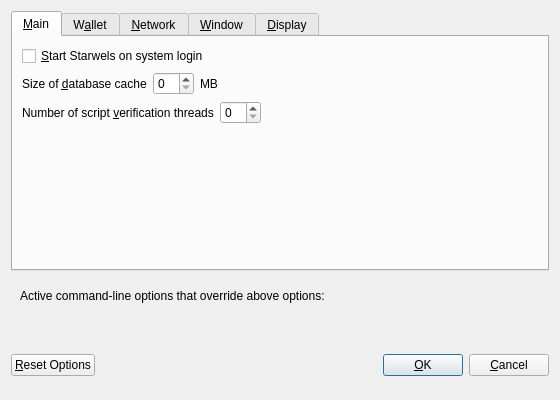
<?xml version="1.0" encoding="UTF-8"?>
<ui version="4.0">
 <class>OptionsDialog</class>
 <widget class="QDialog" name="OptionsDialog">
  <property name="geometry">
   <rect>
    <x>0</x>
    <y>0</y>
    <width>560</width>
    <height>400</height>
   </rect>
  </property>
  <property name="windowTitle">
   <string>Options</string>
  </property>
  <property name="modal">
   <bool>true</bool>
  </property>
  <layout class="QVBoxLayout" name="verticalLayout">
   <item>
    <widget class="QTabWidget" name="tabWidget">
     <property name="currentIndex">
      <number>0</number>
     </property>
     <widget class="QWidget" name="tabMain">
      <attribute name="title">
       <string>&amp;Main</string>
      </attribute>
      <layout class="QVBoxLayout" name="verticalLayout_Main">
       <item>
        <widget class="QCheckBox" name="starwelsAtStartup">
         <property name="toolTip">
          <string>Automatically start Starwels after logging in to the system.</string>
         </property>
         <property name="text">
          <string>&amp;Start Starwels on system login</string>
         </property>
        </widget>
       </item>
       <item>
        <layout class="QHBoxLayout" name="horizontalLayout_2_Main">
         <item>
          <widget class="QLabel" name="databaseCacheLabel">
           <property name="text">
            <string>Size of &amp;database cache</string>
           </property>
           <property name="textFormat">
            <enum>Qt::PlainText</enum>
           </property>
           <property name="buddy">
            <cstring>databaseCache</cstring>
           </property>
          </widget>
         </item>
         <item>
          <widget class="QSpinBox" name="databaseCache"/>
         </item>
         <item>
          <widget class="QLabel" name="databaseCacheUnitLabel">
           <property name="text">
            <string>MB</string>
           </property>
           <property name="textFormat">
            <enum>Qt::PlainText</enum>
           </property>
          </widget>
         </item>
         <item>
          <spacer name="horizontalSpacer_2_Main">
           <property name="orientation">
            <enum>Qt::Horizontal</enum>
           </property>
           <property name="sizeHint" stdset="0">
            <size>
             <width>40</width>
             <height>20</height>
            </size>
           </property>
          </spacer>
         </item>
        </layout>
       </item>
       <item>
        <layout class="QHBoxLayout" name="horizontalLayout_3_Main">
         <item>
          <widget class="QLabel" name="threadsScriptVerifLabel">
           <property name="text">
            <string>Number of script &amp;verification threads</string>
           </property>
           <property name="textFormat">
            <enum>Qt::PlainText</enum>
           </property>
           <property name="buddy">
            <cstring>threadsScriptVerif</cstring>
           </property>
          </widget>
         </item>
         <item>
          <widget class="QSpinBox" name="threadsScriptVerif">
           <property name="toolTip">
            <string>(0 = auto, &lt;0 = leave that many cores free)</string>
           </property>
          </widget>
         </item>
         <item>
          <spacer name="horizontalSpacer_3_Main">
           <property name="orientation">
            <enum>Qt::Horizontal</enum>
           </property>
           <property name="sizeHint" stdset="0">
            <size>
             <width>40</width>
             <height>20</height>
            </size>
           </property>
          </spacer>
         </item>
        </layout>
       </item>
       <item>
        <spacer name="verticalSpacer_Main">
         <property name="orientation">
          <enum>Qt::Vertical</enum>
         </property>
         <property name="sizeHint" stdset="0">
          <size>
           <width>20</width>
           <height>40</height>
          </size>
         </property>
        </spacer>
       </item>
      </layout>
     </widget>
     <widget class="QWidget" name="tabWallet">
      <attribute name="title">
       <string>W&amp;allet</string>
      </attribute>
      <layout class="QVBoxLayout" name="verticalLayout_Wallet">
       <item>
        <widget class="QLabel" name="transactionFeeInfoLabel">
         <property name="text">
          <string>Optional transaction fee per kB that helps make sure your transactions are processed quickly. Most transactions are 1 kB.</string>
         </property>
         <property name="textFormat">
          <enum>Qt::PlainText</enum>
         </property>
         <property name="wordWrap">
          <bool>true</bool>
         </property>
        </widget>
       </item>
       <item>
        <layout class="QHBoxLayout" name="horizontalLayout_1_Wallet">
         <item>
          <widget class="QLabel" name="transactionFeeLabel">
           <property name="text">
            <string>Pay transaction &amp;fee</string>
           </property>
           <property name="textFormat">
            <enum>Qt::PlainText</enum>
           </property>
           <property name="buddy">
            <cstring>transactionFee</cstring>
           </property>
          </widget>
         </item>
         <item>
          <widget class="StarwelsAmountField" name="transactionFee"/>
         </item>
         <item>
          <spacer name="horizontalSpacer_1_Wallet">
           <property name="orientation">
            <enum>Qt::Horizontal</enum>
           </property>
           <property name="sizeHint" stdset="0">
            <size>
             <width>40</width>
             <height>20</height>
            </size>
           </property>
          </spacer>
         </item>
        </layout>
       </item>
       <item>
        <spacer name="verticalSpacer_Wallet">
         <property name="orientation">
          <enum>Qt::Vertical</enum>
         </property>
         <property name="sizeHint" stdset="0">
          <size>
           <width>20</width>
           <height>40</height>
          </size>
         </property>
        </spacer>
       </item>
       <item>
        <widget class="QGroupBox" name="groupBox">
         <property name="title">
          <string>Expert</string>
         </property>
         <layout class="QVBoxLayout" name="verticalLayout_2">
          <item>
           <widget class="QCheckBox" name="coinControlFeatures">
            <property name="toolTip">
             <string>Whether to show coin control features or not.</string>
            </property>
            <property name="text">
             <string>Enable coin &amp;control features</string>
            </property>
           </widget>
          </item>
          <item>
           <widget class="QCheckBox" name="spendZeroConfChange">
            <property name="toolTip">
             <string>If you disable the spending of unconfirmed change, the change from a transaction cannot be used until that transaction has at least one confirmation. This also affects how your balance is computed.</string>
            </property>
            <property name="text">
             <string>&amp;Spend unconfirmed change</string>
            </property>
           </widget>
          </item>
         </layout>
        </widget>
       </item>
      </layout>
     </widget>
     <widget class="QWidget" name="tabNetwork">
      <attribute name="title">
       <string>&amp;Network</string>
      </attribute>
      <layout class="QVBoxLayout" name="verticalLayout_Network">
       <item>
        <widget class="QCheckBox" name="mapPortUpnp">
         <property name="toolTip">
          <string>Automatically open the Starwels client port on the router. This only works when your router supports UPnP and it is enabled.</string>
         </property>
         <property name="text">
          <string>Map port using &amp;UPnP</string>
         </property>
        </widget>
       </item>
       <item>
        <widget class="QCheckBox" name="connectSocks">
         <property name="toolTip">
          <string>Connect to the Starwels network through a SOCKS proxy.</string>
         </property>
         <property name="text">
          <string>&amp;Connect through SOCKS proxy (default proxy):</string>
         </property>
        </widget>
       </item>
       <item>
        <layout class="QHBoxLayout" name="horizontalLayout_1_Network">
         <item>
          <widget class="QLabel" name="proxyIpLabel">
           <property name="text">
            <string>Proxy &amp;IP:</string>
           </property>
           <property name="textFormat">
            <enum>Qt::PlainText</enum>
           </property>
           <property name="buddy">
            <cstring>proxyIp</cstring>
           </property>
          </widget>
         </item>
         <item>
          <widget class="QValidatedLineEdit" name="proxyIp">
           <property name="minimumSize">
            <size>
             <width>140</width>
             <height>0</height>
            </size>
           </property>
           <property name="maximumSize">
            <size>
             <width>140</width>
             <height>16777215</height>
            </size>
           </property>
           <property name="toolTip">
            <string>IP address of the proxy (e.g. IPv4: 127.0.0.1 / IPv6: ::1)</string>
           </property>
          </widget>
         </item>
         <item>
          <widget class="QLabel" name="proxyPortLabel">
           <property name="text">
            <string>&amp;Port:</string>
           </property>
           <property name="textFormat">
            <enum>Qt::PlainText</enum>
           </property>
           <property name="buddy">
            <cstring>proxyPort</cstring>
           </property>
          </widget>
         </item>
         <item>
          <widget class="QLineEdit" name="proxyPort">
           <property name="minimumSize">
            <size>
             <width>55</width>
             <height>0</height>
            </size>
           </property>
           <property name="maximumSize">
            <size>
             <width>55</width>
             <height>16777215</height>
            </size>
           </property>
           <property name="toolTip">
            <string>Port of the proxy (e.g. 9050)</string>
           </property>
          </widget>
         </item>
         <item>
          <widget class="QLabel" name="socksVersionLabel">
           <property name="text">
            <string>SOCKS &amp;Version:</string>
           </property>
           <property name="textFormat">
            <enum>Qt::PlainText</enum>
           </property>
           <property name="buddy">
            <cstring>socksVersion</cstring>
           </property>
          </widget>
         </item>
         <item>
          <widget class="QValueComboBox" name="socksVersion">
           <property name="toolTip">
            <string>SOCKS version of the proxy (e.g. 5)</string>
           </property>
          </widget>
         </item>
         <item>
          <spacer name="horizontalSpacer_1_Network">
           <property name="orientation">
            <enum>Qt::Horizontal</enum>
           </property>
           <property name="sizeHint" stdset="0">
            <size>
             <width>40</width>
             <height>20</height>
            </size>
           </property>
          </spacer>
         </item>
        </layout>
       </item>
       <item>
        <spacer name="verticalSpacer_Network">
         <property name="orientation">
          <enum>Qt::Vertical</enum>
         </property>
         <property name="sizeHint" stdset="0">
          <size>
           <width>20</width>
           <height>40</height>
          </size>
         </property>
        </spacer>
       </item>
      </layout>
     </widget>
     <widget class="QWidget" name="tabWindow">
      <attribute name="title">
       <string>&amp;Window</string>
      </attribute>
      <layout class="QVBoxLayout" name="verticalLayout_Window">
       <item>
        <widget class="QCheckBox" name="minimizeToTray">
         <property name="toolTip">
          <string>Show only a tray icon after minimizing the window.</string>
         </property>
         <property name="text">
          <string>&amp;Minimize to the tray instead of the taskbar</string>
         </property>
        </widget>
       </item>
       <item>
        <widget class="QCheckBox" name="minimizeOnClose">
         <property name="toolTip">
          <string>Minimize instead of exit the application when the window is closed. When this option is enabled, the application will be closed only after selecting Quit in the menu.</string>
         </property>
         <property name="text">
          <string>M&amp;inimize on close</string>
         </property>
        </widget>
       </item>
       <item>
        <spacer name="verticalSpacer_Window">
         <property name="orientation">
          <enum>Qt::Vertical</enum>
         </property>
         <property name="sizeHint" stdset="0">
          <size>
           <width>20</width>
           <height>40</height>
          </size>
         </property>
        </spacer>
       </item>
      </layout>
     </widget>
     <widget class="QWidget" name="tabDisplay">
      <attribute name="title">
       <string>&amp;Display</string>
      </attribute>
      <layout class="QVBoxLayout" name="verticalLayout_Display">
       <item>
        <layout class="QHBoxLayout" name="horizontalLayout_1_Display">
         <item>
          <widget class="QLabel" name="langLabel">
           <property name="text">
            <string>User Interface &amp;language:</string>
           </property>
           <property name="textFormat">
            <enum>Qt::PlainText</enum>
           </property>
           <property name="buddy">
            <cstring>lang</cstring>
           </property>
          </widget>
         </item>
         <item>
          <widget class="QValueComboBox" name="lang">
           <property name="toolTip">
            <string>The user interface language can be set here. This setting will take effect after restarting Starwels.</string>
           </property>
          </widget>
         </item>
        </layout>
       </item>
       <item>
        <layout class="QHBoxLayout" name="horizontalLayout_2_Display">
         <item>
          <widget class="QLabel" name="unitLabel">
           <property name="text">
            <string>&amp;Unit to show amounts in:</string>
           </property>
           <property name="textFormat">
            <enum>Qt::PlainText</enum>
           </property>
           <property name="buddy">
            <cstring>unit</cstring>
           </property>
          </widget>
         </item>
         <item>
          <widget class="QValueComboBox" name="unit">
           <property name="toolTip">
            <string>Choose the default subdivision unit to show in the interface and when sending coins.</string>
           </property>
          </widget>
         </item>
        </layout>
       </item>
       <item>
        <widget class="QCheckBox" name="displayAddresses">
         <property name="toolTip">
          <string>Whether to show Starwels addresses in the transaction list or not.</string>
         </property>
         <property name="text">
          <string>&amp;Display addresses in transaction list</string>
         </property>
        </widget>
       </item>
       <item>
        <layout class="QHBoxLayout" name="horizontalLayout_3_Display">
         <item>
          <widget class="QLabel" name="thirdPartyTxUrlsLabel">
           <property name="toolTip">
            <string>Third party URLs (e.g. a block explorer) that appear in the transactions tab as context menu items. %s in the URL is replaced by transaction hash. Multiple URLs are separated by vertical bar |.</string>
           </property>
           <property name="text">
            <string>Third party transaction URLs</string>
           </property>
           <property name="buddy">
            <cstring>thirdPartyTxUrls</cstring>
           </property>
          </widget>
         </item>
         <item>
          <widget class="QLineEdit" name="thirdPartyTxUrls">
           <property name="toolTip">
            <string>Third party URLs (e.g. a block explorer) that appear in the transactions tab as context menu items. %s in the URL is replaced by transaction hash. Multiple URLs are separated by vertical bar |.</string>
           </property>
          </widget>
         </item>
        </layout>
       </item>
       <item>
        <spacer name="verticalSpacer_Display">
         <property name="orientation">
          <enum>Qt::Vertical</enum>
         </property>
         <property name="sizeHint" stdset="0">
          <size>
           <width>20</width>
           <height>40</height>
          </size>
         </property>
        </spacer>
       </item>
      </layout>
     </widget>
    </widget>
   </item>
   <item>
    <widget class="QFrame" name="frame">
     <layout class="QVBoxLayout" name="verticalLayout_Bottom">
      <item>
       <layout class="QHBoxLayout" name="horizontalLayout_Bottom">
        <item>
         <widget class="QLabel" name="overriddenByCommandLineInfoLabel">
          <property name="text">
           <string>Active command-line options that override above options:</string>
          </property>
          <property name="textFormat">
           <enum>Qt::PlainText</enum>
          </property>
         </widget>
        </item>
        <item>
         <spacer name="horizontalSpacer_Bottom">
          <property name="orientation">
           <enum>Qt::Horizontal</enum>
          </property>
          <property name="sizeHint" stdset="0">
           <size>
            <width>40</width>
            <height>20</height>
           </size>
          </property>
         </spacer>
        </item>
       </layout>
      </item>
      <item>
       <widget class="QLabel" name="overriddenByCommandLineLabel">
        <property name="text">
         <string/>
        </property>
        <property name="textFormat">
         <enum>Qt::PlainText</enum>
        </property>
        <property name="wordWrap">
         <bool>true</bool>
        </property>
       </widget>
      </item>
     </layout>
    </widget>
   </item>
   <item>
    <layout class="QHBoxLayout" name="horizontalLayout_Buttons">
     <item>
      <widget class="QPushButton" name="resetButton">
       <property name="toolTip">
        <string>Reset all client options to default.</string>
       </property>
       <property name="text">
        <string>&amp;Reset Options</string>
       </property>
       <property name="autoDefault">
        <bool>false</bool>
       </property>
      </widget>
     </item>
     <item>
      <spacer name="horizontalSpacer_1">
       <property name="orientation">
        <enum>Qt::Horizontal</enum>
       </property>
       <property name="sizeHint" stdset="0">
        <size>
         <width>40</width>
         <height>48</height>
        </size>
       </property>
      </spacer>
     </item>
     <item>
      <widget class="QLabel" name="statusLabel">
       <property name="minimumSize">
        <size>
         <width>200</width>
         <height>0</height>
        </size>
       </property>
       <property name="font">
        <font>
         <weight>75</weight>
         <bold>true</bold>
        </font>
       </property>
       <property name="text">
        <string/>
       </property>
       <property name="textFormat">
        <enum>Qt::PlainText</enum>
       </property>
       <property name="wordWrap">
        <bool>true</bool>
       </property>
      </widget>
     </item>
     <item>
      <spacer name="horizontalSpacer_2">
       <property name="orientation">
        <enum>Qt::Horizontal</enum>
       </property>
       <property name="sizeHint" stdset="0">
        <size>
         <width>40</width>
         <height>48</height>
        </size>
       </property>
      </spacer>
     </item>
     <item>
      <widget class="QPushButton" name="okButton">
       <property name="text">
        <string>&amp;OK</string>
       </property>
      </widget>
     </item>
     <item>
      <widget class="QPushButton" name="cancelButton">
       <property name="text">
        <string>&amp;Cancel</string>
       </property>
       <property name="autoDefault">
        <bool>false</bool>
       </property>
      </widget>
     </item>
    </layout>
   </item>
  </layout>
 </widget>
 <customwidgets>
  <customwidget>
   <class>StarwelsAmountField</class>
   <extends>QLineEdit</extends>
   <header>starwelsamountfield.h</header>
   <container>1</container>
  </customwidget>
  <customwidget>
   <class>QValidatedLineEdit</class>
   <extends>QLineEdit</extends>
   <header>qvalidatedlineedit.h</header>
  </customwidget>
  <customwidget>
   <class>QValueComboBox</class>
   <extends>QComboBox</extends>
   <header>qvaluecombobox.h</header>
  </customwidget>
 </customwidgets>
 <resources/>
 <connections/>
</ui>
